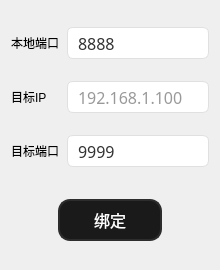
<?xml version="1.0" encoding="UTF-8"?>
<ui version="4.0">
 <class>udpWidget</class>
 <widget class="QWidget" name="udpWidget">
  <property name="geometry">
   <rect>
    <x>0</x>
    <y>0</y>
    <width>220</width>
    <height>270</height>
   </rect>
  </property>
  <property name="windowTitle">
   <string>Form</string>
  </property>
  <layout class="QVBoxLayout" name="verticalLayout">
   <item>
    <layout class="QHBoxLayout" name="horizontalLayout" stretch="2,3">
     <item>
      <widget class="QLabel" name="label">
       <property name="sizePolicy">
        <sizepolicy hsizetype="Fixed" vsizetype="Preferred">
         <horstretch>0</horstretch>
         <verstretch>0</verstretch>
        </sizepolicy>
       </property>
       <property name="minimumSize">
        <size>
         <width>50</width>
         <height>0</height>
        </size>
       </property>
       <property name="text">
        <string>本地端口</string>
       </property>
       <property name="alignment">
        <set>Qt::AlignLeading|Qt::AlignLeft|Qt::AlignVCenter</set>
       </property>
      </widget>
     </item>
     <item>
      <widget class="QLineEdit" name="localPortEdit">
       <property name="sizePolicy">
        <sizepolicy hsizetype="Expanding" vsizetype="Fixed">
         <horstretch>0</horstretch>
         <verstretch>0</verstretch>
        </sizepolicy>
       </property>
       <property name="maximumSize">
        <size>
         <width>16777215</width>
         <height>32</height>
        </size>
       </property>
       <property name="font">
        <font>
         <family>微软雅黑</family>
         <pointsize>-1</pointsize>
        </font>
       </property>
       <property name="styleSheet">
        <string notr="true">QLineEdit {
    background-color: #ffffff;
    border: 1px solid #e0e0e0;
    border-radius: 6px;
    padding: 6px 8px;
    font-size: 16px;
    color: #333333;
}
QLineEdit:focus {
    border: 1px solid #40a9ff;
    outline: none;
}</string>
       </property>
       <property name="text">
        <string>8888</string>
       </property>
       <property name="placeholderText">
        <string>8888</string>
       </property>
      </widget>
     </item>
    </layout>
   </item>
   <item>
    <layout class="QHBoxLayout" name="horizontalLayout_2" stretch="3,12">
     <property name="leftMargin">
      <number>0</number>
     </property>
     <property name="rightMargin">
      <number>0</number>
     </property>
     <item>
      <widget class="QLabel" name="label_2">
       <property name="sizePolicy">
        <sizepolicy hsizetype="Fixed" vsizetype="Preferred">
         <horstretch>0</horstretch>
         <verstretch>0</verstretch>
        </sizepolicy>
       </property>
       <property name="minimumSize">
        <size>
         <width>50</width>
         <height>0</height>
        </size>
       </property>
       <property name="text">
        <string>目标IP</string>
       </property>
       <property name="alignment">
        <set>Qt::AlignLeading|Qt::AlignLeft|Qt::AlignVCenter</set>
       </property>
      </widget>
     </item>
     <item>
      <widget class="QLineEdit" name="remoteIpEdit">
       <property name="sizePolicy">
        <sizepolicy hsizetype="Expanding" vsizetype="Fixed">
         <horstretch>0</horstretch>
         <verstretch>0</verstretch>
        </sizepolicy>
       </property>
       <property name="maximumSize">
        <size>
         <width>16777215</width>
         <height>32</height>
        </size>
       </property>
       <property name="font">
        <font>
         <family>微软雅黑</family>
         <pointsize>-1</pointsize>
        </font>
       </property>
       <property name="styleSheet">
        <string notr="true">QLineEdit {
    background-color: #ffffff;
    border: 1px solid #e0e0e0;
    border-radius: 6px;
    padding: 6px 8px;
    font-size: 16px;
    color: #333333;
}
QLineEdit:focus {
    border: 1px solid #40a9ff;
    outline: none;
}</string>
       </property>
       <property name="placeholderText">
        <string>192.168.1.100</string>
       </property>
      </widget>
     </item>
    </layout>
   </item>
   <item>
    <layout class="QHBoxLayout" name="horizontalLayout_4" stretch="2,3">
     <item>
      <widget class="QLabel" name="label_3">
       <property name="sizePolicy">
        <sizepolicy hsizetype="Fixed" vsizetype="Preferred">
         <horstretch>0</horstretch>
         <verstretch>0</verstretch>
        </sizepolicy>
       </property>
       <property name="minimumSize">
        <size>
         <width>50</width>
         <height>0</height>
        </size>
       </property>
       <property name="text">
        <string>目标端口</string>
       </property>
       <property name="alignment">
        <set>Qt::AlignLeading|Qt::AlignLeft|Qt::AlignVCenter</set>
       </property>
      </widget>
     </item>
     <item>
      <widget class="QLineEdit" name="remotePortEdit">
       <property name="sizePolicy">
        <sizepolicy hsizetype="Expanding" vsizetype="Fixed">
         <horstretch>0</horstretch>
         <verstretch>0</verstretch>
        </sizepolicy>
       </property>
       <property name="maximumSize">
        <size>
         <width>16777215</width>
         <height>32</height>
        </size>
       </property>
       <property name="font">
        <font>
         <family>微软雅黑</family>
         <pointsize>-1</pointsize>
        </font>
       </property>
       <property name="styleSheet">
        <string notr="true">QLineEdit {
    background-color: #ffffff;
    border: 1px solid #e0e0e0;
    border-radius: 6px;
    padding: 6px 8px;
    font-size: 16px;
    color: #333333;
}
QLineEdit:focus {
    border: 1px solid #40a9ff;
    outline: none;
}</string>
       </property>
       <property name="text">
        <string>9999</string>
       </property>
       <property name="placeholderText">
        <string>9999</string>
       </property>
      </widget>
     </item>
    </layout>
   </item>
   <item>
    <layout class="QVBoxLayout" name="verticalLayout_2">
     <item>
      <layout class="QHBoxLayout" name="horizontalLayout_3">
       <property name="topMargin">
        <number>10</number>
       </property>
       <item>
        <spacer name="horizontalSpacer_3">
         <property name="orientation">
          <enum>Qt::Horizontal</enum>
         </property>
         <property name="sizeHint" stdset="0">
          <size>
           <width>40</width>
           <height>20</height>
          </size>
         </property>
        </spacer>
       </item>
       <item>
        <widget class="QPushButton" name="bindBtn">
         <property name="styleSheet">
          <string notr="true">QPushButton {
    background-color: #1a1a1a;
    border-radius: 12px;
    border: 2px solid #2d2d2d;
    font-family: &quot;Microsoft YaHei&quot;, sans-serif;
    font-size: 16px;
    color: #ffffff;
    padding: 5px 10px;
    min-width: 80px;
    min-height: 28px;
}
QPushButton:hover {
    background-color: #2a2a2a;
    border-color: #3d3d3d;
}
QPushButton:pressed {
    background-color: #0a0a0a;
}
QPushButton:disabled {
    background-color: #2c2c2c;
    color: #666666;
}
QPushButton[connected=&quot;true&quot;] {
    background-color: #ff0000;
    border: 2px solid #ffffff;
    color: #ffffff;
}
QPushButton[connected=&quot;true&quot;]:hover {
    background-color: #ff3333;
}
QPushButton[connected=&quot;true&quot;]:pressed {
    background-color: #cc0000;
}</string>
         </property>
         <property name="text">
          <string>绑定</string>
         </property>
        </widget>
       </item>
       <item>
        <spacer name="horizontalSpacer_4">
         <property name="orientation">
          <enum>Qt::Horizontal</enum>
         </property>
         <property name="sizeHint" stdset="0">
          <size>
           <width>40</width>
           <height>20</height>
          </size>
         </property>
        </spacer>
       </item>
      </layout>
     </item>
    </layout>
   </item>
  </layout>
 </widget>
 <resources/>
 <connections/>
</ui>
